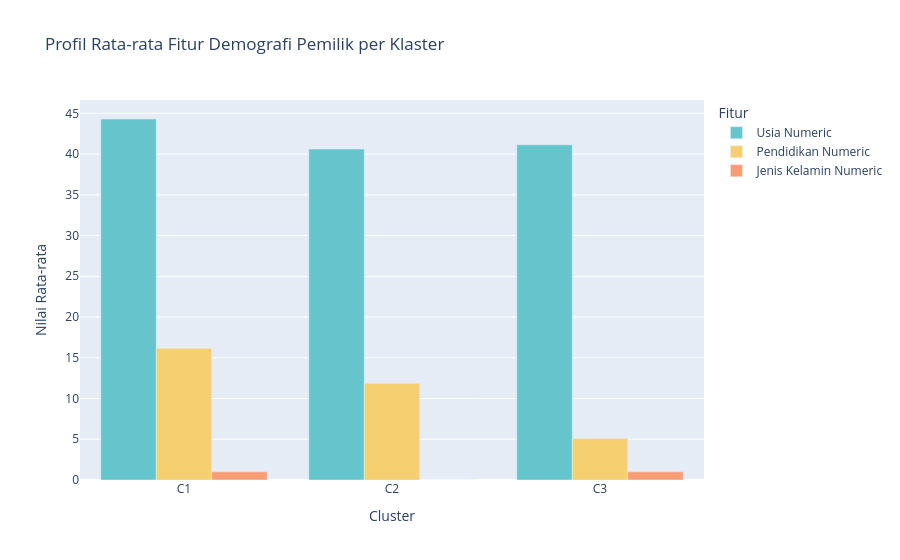

The code cell stored with this chart in its notebook:
### Code cell
# Menghitung nilai rata-rata tiap fitur untuk masing-masing klaster
df_avg = df.groupby('Cluster')[fitur_yang_dipakai].mean().reset_index()

# Mengubah bentuk tabel (melt) agar mudah divisualisasikan oleh Plotly
df_melted = df_avg.melt(id_vars='Cluster', value_vars=fitur_yang_dipakai, 
                        var_name='Fitur', value_name='Nilai Rata-rata')

# Membuat Grouped Bar Chart
fig_bar = px.bar(
    df_melted, 
    x='Cluster', 
    y='Nilai Rata-rata', 
    color='Fitur', 
    barmode='group',
    title="Profil Rata-rata Fitur Demografi Pemilik per Klaster",
    color_discrete_sequence=px.colors.qualitative.Pastel
)

fig_bar.show()

### Figure 1 — Plotly figure (JSON) as saved in the notebook; plotly's stock layout.template omitted (floating-point values rounded to 4 significant figures)
{"data": [{"alignmentgroup": "True", "hovertemplate": "Fitur=Usia Numeric<br>Cluster=%{x}<br>Nilai Rata-rata=%{y}<extra></extra>", "legendgroup": "Usia Numeric", "marker": {"color": "rgb(102, 197, 204)", "pattern": {"shape": ""}}, "name": "Usia Numeric", "offsetgroup": "Usia Numeric", "orientation": "v", "showlegend": true, "textposition": "auto", "type": "bar", "x": ["C1", "C2", "C3"], "xaxis": "x", "y": [44.3, 40.61, 41.14], "yaxis": "y"}, {"alignmentgroup": "True", "hovertemplate": "Fitur=Pendidikan Numeric<br>Cluster=%{x}<br>Nilai Rata-rata=%{y}<extra></extra>", "legendgroup": "Pendidikan Numeric", "marker": {"color": "rgb(246, 207, 113)", "pattern": {"shape": ""}}, "name": "Pendidikan Numeric", "offsetgroup": "Pendidikan Numeric", "orientation": "v", "showlegend": true, "textposition": "auto", "type": "bar", "x": ["C1", "C2", "C3"], "xaxis": "x", "y": [16.17, 11.87, 5.08], "yaxis": "y"}, {"alignmentgroup": "True", "hovertemplate": "Fitur=Jenis Kelamin Numeric<br>Cluster=%{x}<br>Nilai Rata-rata=%{y}<extra></extra>", "legendgroup": "Jenis Kelamin Numeric", "marker": {"color": "rgb(248, 156, 116)", "pattern": {"shape": ""}}, "name": "Jenis Kelamin Numeric", "offsetgroup": "Jenis Kelamin Numeric", "orientation": "v", "showlegend": true, "textposition": "auto", "type": "bar", "x": ["C1", "C2", "C3"], "xaxis": "x", "y": [1.0, 0.0, 1.0], "yaxis": "y"}], "layout": {"barmode": "group", "legend": {"title": {"text": "Fitur"}, "tracegroupgap": 0}, "title": {"text": "Profil Rata-rata Fitur Demografi Pemilik per Klaster"}, "xaxis": {"anchor": "y", "domain": [0, 1], "title": {"text": "Cluster"}}, "yaxis": {"anchor": "x", "domain": [0, 1], "title": {"text": "Nilai Rata-rata"}}}}
